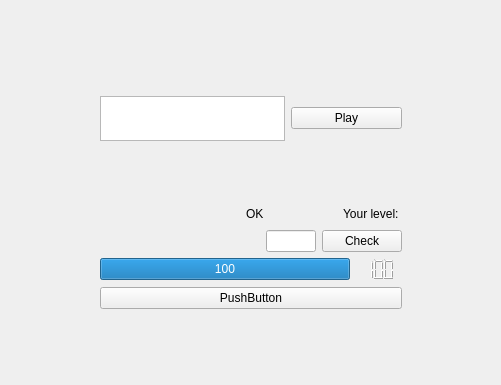
<?xml version="1.0" encoding="UTF-8"?>
<ui version="4.0">
 <class>MainWindow</class>
 <widget class="QMainWindow" name="MainWindow">
  <property name="geometry">
   <rect>
    <x>0</x>
    <y>0</y>
    <width>501</width>
    <height>385</height>
   </rect>
  </property>
  <property name="sizePolicy">
   <sizepolicy hsizetype="Expanding" vsizetype="Expanding">
    <horstretch>0</horstretch>
    <verstretch>1</verstretch>
   </sizepolicy>
  </property>
  <property name="minimumSize">
   <size>
    <width>0</width>
    <height>0</height>
   </size>
  </property>
  <property name="windowTitle">
   <string>MainWindow</string>
  </property>
  <widget class="QWidget" name="centralwidget">
   <layout class="QHBoxLayout" name="horizontalLayout">
    <item>
     <widget class="QStackedWidget" name="stackedWidget">
      <property name="currentIndex">
       <number>1</number>
      </property>
      <widget class="QWidget" name="Greeting">
       <layout class="QHBoxLayout" name="horizontalLayout_2">
        <item>
         <spacer name="horizontalSpacer">
          <property name="orientation">
           <enum>Qt::Horizontal</enum>
          </property>
          <property name="sizeHint" stdset="0">
           <size>
            <width>40</width>
            <height>20</height>
           </size>
          </property>
         </spacer>
        </item>
        <item>
         <layout class="QVBoxLayout" name="verticalLayout">
          <item>
           <widget class="QLabel" name="labelGameName">
            <property name="text">
             <string>MathTrainer v0.1</string>
            </property>
            <property name="alignment">
             <set>Qt::AlignCenter</set>
            </property>
           </widget>
          </item>
          <item>
           <spacer name="verticalSpacer_2">
            <property name="orientation">
             <enum>Qt::Vertical</enum>
            </property>
            <property name="sizeHint" stdset="0">
             <size>
              <width>20</width>
              <height>40</height>
             </size>
            </property>
           </spacer>
          </item>
          <item>
           <widget class="QLineEdit" name="InputName">
            <property name="alignment">
             <set>Qt::AlignCenter</set>
            </property>
           </widget>
          </item>
          <item>
           <widget class="QLabel" name="labelWarning">
            <property name="text">
             <string/>
            </property>
            <property name="alignment">
             <set>Qt::AlignCenter</set>
            </property>
           </widget>
          </item>
          <item>
           <spacer name="verticalSpacer">
            <property name="orientation">
             <enum>Qt::Vertical</enum>
            </property>
            <property name="sizeHint" stdset="0">
             <size>
              <width>20</width>
              <height>40</height>
             </size>
            </property>
           </spacer>
          </item>
          <item>
           <widget class="QPushButton" name="ButtonStart">
            <property name="text">
             <string>Start</string>
            </property>
           </widget>
          </item>
          <item>
           <widget class="QPushButton" name="ButtonBest_Score">
            <property name="text">
             <string>Best Score</string>
            </property>
           </widget>
          </item>
         </layout>
        </item>
        <item>
         <spacer name="horizontalSpacer_2">
          <property name="orientation">
           <enum>Qt::Horizontal</enum>
          </property>
          <property name="sizeHint" stdset="0">
           <size>
            <width>40</width>
            <height>20</height>
           </size>
          </property>
         </spacer>
        </item>
       </layout>
      </widget>
      <widget class="QWidget" name="page_2">
       <layout class="QHBoxLayout" name="horizontalLayout_4">
        <item>
         <spacer name="horizontalSpacer_3">
          <property name="orientation">
           <enum>Qt::Horizontal</enum>
          </property>
          <property name="sizeType">
           <enum>QSizePolicy::MinimumExpanding</enum>
          </property>
          <property name="sizeHint" stdset="0">
           <size>
            <width>40</width>
            <height>20</height>
           </size>
          </property>
         </spacer>
        </item>
        <item>
         <layout class="QVBoxLayout" name="verticalLayout_3">
          <item>
           <widget class="QLabel" name="label">
            <property name="text">
             <string/>
            </property>
            <property name="alignment">
             <set>Qt::AlignCenter</set>
            </property>
           </widget>
          </item>
          <item>
           <spacer name="verticalSpacer_4">
            <property name="orientation">
             <enum>Qt::Vertical</enum>
            </property>
            <property name="sizeHint" stdset="0">
             <size>
              <width>20</width>
              <height>40</height>
             </size>
            </property>
           </spacer>
          </item>
          <item>
           <layout class="QHBoxLayout" name="horizontalLayout_12">
            <item>
             <widget class="QListWidget" name="ListLevels">
              <property name="sizePolicy">
               <sizepolicy hsizetype="Expanding" vsizetype="Expanding">
                <horstretch>100</horstretch>
                <verstretch>0</verstretch>
               </sizepolicy>
              </property>
              <property name="maximumSize">
               <size>
                <width>185</width>
                <height>45</height>
               </size>
              </property>
              <property name="font">
               <font>
                <stylestrategy>PreferDefault</stylestrategy>
               </font>
              </property>
              <property name="cursor" stdset="0">
               <cursorShape>PointingHandCursor</cursorShape>
              </property>
              <property name="focusPolicy">
               <enum>Qt::StrongFocus</enum>
              </property>
              <property name="verticalScrollBarPolicy">
               <enum>Qt::ScrollBarAlwaysOff</enum>
              </property>
              <property name="tabKeyNavigation">
               <bool>false</bool>
              </property>
              <property name="dragEnabled">
               <bool>false</bool>
              </property>
              <property name="dragDropMode">
               <enum>QAbstractItemView::DragDrop</enum>
              </property>
              <property name="defaultDropAction">
               <enum>Qt::CopyAction</enum>
              </property>
              <property name="textElideMode">
               <enum>Qt::ElideRight</enum>
              </property>
              <property name="flow">
               <enum>QListView::LeftToRight</enum>
              </property>
              <property name="resizeMode">
               <enum>QListView::Fixed</enum>
              </property>
              <property name="spacing">
               <number>0</number>
              </property>
              <property name="viewMode">
               <enum>QListView::IconMode</enum>
              </property>
             </widget>
            </item>
            <item>
             <layout class="QVBoxLayout" name="verticalLayout_5">
              <item>
               <widget class="QPushButton" name="PlayButton">
                <property name="cursor">
                 <cursorShape>PointingHandCursor</cursorShape>
                </property>
                <property name="text">
                 <string>Play</string>
                </property>
               </widget>
              </item>
             </layout>
            </item>
           </layout>
          </item>
          <item>
           <spacer name="verticalSpacer_11">
            <property name="orientation">
             <enum>Qt::Vertical</enum>
            </property>
            <property name="sizeHint" stdset="0">
             <size>
              <width>20</width>
              <height>40</height>
             </size>
            </property>
           </spacer>
          </item>
          <item>
           <layout class="QHBoxLayout" name="horizontalLayout_5">
            <item>
             <spacer name="horizontalSpacer_5">
              <property name="orientation">
               <enum>Qt::Horizontal</enum>
              </property>
              <property name="sizeHint" stdset="0">
               <size>
                <width>40</width>
                <height>20</height>
               </size>
              </property>
             </spacer>
            </item>
            <item>
             <spacer name="horizontalSpacer_7">
              <property name="orientation">
               <enum>Qt::Horizontal</enum>
              </property>
              <property name="sizeHint" stdset="0">
               <size>
                <width>40</width>
                <height>20</height>
               </size>
              </property>
             </spacer>
            </item>
            <item>
             <widget class="QLabel" name="label_2">
              <property name="text">
               <string>OK</string>
              </property>
             </widget>
            </item>
            <item>
             <spacer name="horizontalSpacer_6">
              <property name="orientation">
               <enum>Qt::Horizontal</enum>
              </property>
              <property name="sizeHint" stdset="0">
               <size>
                <width>40</width>
                <height>20</height>
               </size>
              </property>
             </spacer>
            </item>
            <item>
             <widget class="QLabel" name="labelLevel">
              <property name="text">
               <string>Your level: </string>
              </property>
             </widget>
            </item>
           </layout>
          </item>
          <item>
           <layout class="QHBoxLayout" name="horizontalLayout_3">
            <item>
             <widget class="QLabel" name="term">
              <property name="minimumSize">
               <size>
                <width>160</width>
                <height>0</height>
               </size>
              </property>
              <property name="maximumSize">
               <size>
                <width>150</width>
                <height>16777215</height>
               </size>
              </property>
              <property name="frameShadow">
               <enum>QFrame::Plain</enum>
              </property>
              <property name="text">
               <string/>
              </property>
              <property name="alignment">
               <set>Qt::AlignCenter</set>
              </property>
             </widget>
            </item>
            <item>
             <widget class="QLineEdit" name="lineAnswer">
              <property name="maximumSize">
               <size>
                <width>50</width>
                <height>16777215</height>
               </size>
              </property>
              <property name="alignment">
               <set>Qt::AlignCenter</set>
              </property>
             </widget>
            </item>
            <item>
             <widget class="QPushButton" name="pushButton_2">
              <property name="text">
               <string>Check</string>
              </property>
             </widget>
            </item>
           </layout>
          </item>
          <item>
           <layout class="QHBoxLayout" name="horizontalLayout_14">
            <item>
             <widget class="QProgressBar" name="progressBar">
              <property name="minimum">
               <number>0</number>
              </property>
              <property name="maximum">
               <number>100</number>
              </property>
              <property name="value">
               <number>100</number>
              </property>
              <property name="alignment">
               <set>Qt::AlignCenter</set>
              </property>
              <property name="textVisible">
               <bool>true</bool>
              </property>
              <property name="orientation">
               <enum>Qt::Horizontal</enum>
              </property>
              <property name="format">
               <string>%p</string>
              </property>
             </widget>
            </item>
            <item>
             <widget class="QLCDNumber" name="lcdNumber">
              <property name="font">
               <font>
                <family>Times New Roman</family>
                <pointsize>9</pointsize>
                <weight>50</weight>
                <italic>false</italic>
                <bold>false</bold>
                <underline>false</underline>
                <strikeout>false</strikeout>
               </font>
              </property>
              <property name="whatsThis">
               <string/>
              </property>
              <property name="layoutDirection">
               <enum>Qt::LeftToRight</enum>
              </property>
              <property name="autoFillBackground">
               <bool>false</bool>
              </property>
              <property name="inputMethodHints">
               <set>Qt::ImhNone</set>
              </property>
              <property name="frameShape">
               <enum>QFrame::NoFrame</enum>
              </property>
              <property name="frameShadow">
               <enum>QFrame::Raised</enum>
              </property>
              <property name="lineWidth">
               <number>0</number>
              </property>
              <property name="midLineWidth">
               <number>0</number>
              </property>
              <property name="smallDecimalPoint">
               <bool>false</bool>
              </property>
              <property name="digitCount">
               <number>3</number>
              </property>
              <property name="segmentStyle">
               <enum>QLCDNumber::Filled</enum>
              </property>
              <property name="value" stdset="0">
               <double>100.000000000000000</double>
              </property>
              <property name="intValue" stdset="0">
               <number>100</number>
              </property>
             </widget>
            </item>
           </layout>
          </item>
          <item>
           <widget class="QPushButton" name="ButtonBest_Score2">
            <property name="text">
             <string>PushButton</string>
            </property>
           </widget>
          </item>
          <item>
           <spacer name="verticalSpacer_3">
            <property name="orientation">
             <enum>Qt::Vertical</enum>
            </property>
            <property name="sizeHint" stdset="0">
             <size>
              <width>20</width>
              <height>40</height>
             </size>
            </property>
           </spacer>
          </item>
         </layout>
        </item>
        <item>
         <spacer name="horizontalSpacer_4">
          <property name="orientation">
           <enum>Qt::Horizontal</enum>
          </property>
          <property name="sizeHint" stdset="0">
           <size>
            <width>40</width>
            <height>20</height>
           </size>
          </property>
         </spacer>
        </item>
       </layout>
      </widget>
      <widget class="QWidget" name="page">
       <widget class="QCustomPlot" name="plot" native="true">
        <property name="geometry">
         <rect>
          <x>0</x>
          <y>0</y>
          <width>471</width>
          <height>321</height>
         </rect>
        </property>
       </widget>
      </widget>
     </widget>
    </item>
   </layout>
  </widget>
 </widget>
 <customwidgets>
  <customwidget>
   <class>QCustomPlot</class>
   <extends>QWidget</extends>
   <header>qcustomplot.h</header>
   <container>1</container>
  </customwidget>
 </customwidgets>
 <resources/>
 <connections/>
</ui>
